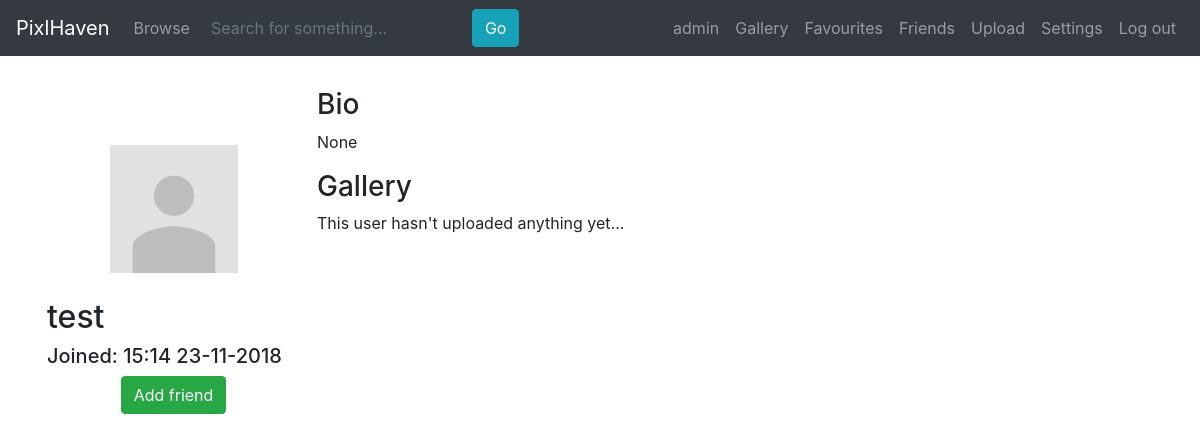
Page /user/test (signed in) on the earlier database version.
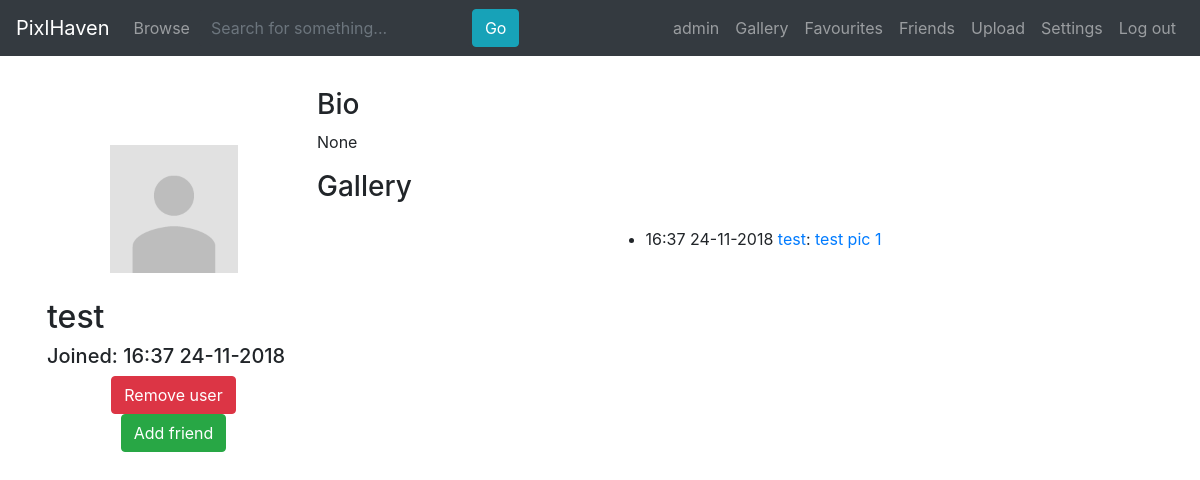
Same page on the later database version.
### tables this page shows
CREATE TABLE users (
            username TEXT NOT NULL,
            password TEXT NOT NULL,
            email TEXT NOT NULL,
            date_joined TEXT NOT NULL,
            rank INTEGER DEFAULT 0,
            description TEXT,
            PRIMARY KEY (username)
        );

CREATE TABLE gallery (
            username TEXT NOT NULL,
            date_uploaded TEXT NOT NULL,
            title TEXT NOT NULL,
            description TEXT,
            PRIMARY KEY (username, date_uploaded),
            FOREIGN KEY (username) REFERENCES users (username)
        );

### main.py (the view)
@app.route('/user/<urluser>')
def user(urluser=None):
    page_user = get_user(urluser)
    if not page_user:
        return redirect(url_for('home'))
    friends = None
    if logged_in():
        friends = database.get_friends(get_user()['username'])
    return render_template('user.html', pagetitle=urluser, user=get_user(), page_user=page_user, pictures=get_pictures(urluser), friends=friends)

### database.py (called while the page is built)
def get_user(username):
    table_get_user = 'SELECT username, password, email, date_joined, rank, description FROM users WHERE username = ?;'
    conn = sqlite3.connect(db_file)
    cur = conn.cursor()
    cur.execute(table_get_user, [username])
    u = cur.fetchone()
    cur.close()
    conn.commit()
    conn.close()
    if not u:
        return None
    return {
        'username': u[0],
        'password': u[1],
        'email': u[2],
        'date_joined': u[3],
        'rank': u[4],
        'description': u[5]
    }

def get_friends(username):
    table_get_friends = 'SELECT friend FROM friends WHERE username = ? ORDER BY date_added DESC;'
    conn = sqlite3.connect(db_file)
    cur = conn.cursor()
    cur.execute(table_get_friends, [username])
    friends = cur.fetchall()
    cur.close()
    conn.commit()
    conn.close()
    if not friends:
        return None
    output = []
    for f in friends:
        output.append(f[0])
    return output

def get_pictures(username=None):
    table_get_pictures = 'SELECT username, date_uploaded, title, description FROM gallery '
    if username:
        table_get_pictures += 'WHERE username = ? '
    table_get_pictures += 'ORDER BY date_uploaded DESC LIMIT 50;'
    conn = sqlite3.connect(db_file)
    cur = conn.cursor()
    if username:
        cur.execute(table_get_pictures, [username])
    else:
        cur.execute(table_get_pictures)
    pictures = cur.fetchall()
    cur.close()
    conn.commit()
    conn.close()
    if not pictures:
        return None
    output = []
    for p in pictures:
        output.append({
            'author': p[0],
            'date_uploaded': p[1],
            'title': p[2],
            'description': p[3]
        })
    return output

### main.py (called while the page is built)
def get_formatted_time(etime):
    return datetime.utcfromtimestamp(etime).strftime('%H:%M %d-%m-%Y')

def get_epoch_time(ftime):
    return time.mktime(time.strptime(ftime, '%Y%m%d%H%M%S'))

def logged_in():
    return 'username' in session

### templates/user.html
{% extends 'base.html' %}
{% block content %}
<div class="centre row">
    <div class="col form-centre">
        <div class="avatar avatar-medium row">
            <img src="{{ page_user['avatar'] }}">
        </div>
        <h2 class="row">{{ page_user['username'] }}</h2>
        <h5 class="row">Joined: {{ page_user['date_joined_formatted'] }}</h5>
        {% if user and user['rank'] == 2 %}
        <a href="{{ url_for('remove_user', urluser=page_user['username']) }}"><button class="btn btn-danger">Remove user</button></a>
        {% endif %}
        {% if not user %}
        <a href="{{ url_for('login') }}"><button class="btn btn-success">Add friend</button></a>
        {% else %}
        {% if user['username'] != page_user['username'] %}
        {% if not friends or friends and page_user['username'] not in friends %}
        <a href="{{ url_for('add_friend', urluser=page_user['username']) }}"><button class="btn btn-success">Add friend</button></a>
        {% else %}
        {% if friends and page_user['username'] in friends %}
        <a href="{{ url_for('remove_friend', urluser=page_user['username']) }}"><button class="btn btn-success">Remove friend</button></a>
        {% endif %}
        {% endif %}
        {% endif %}
        {% endif %}
    </div>
    <div class="col">
        <h3 class="row">Bio</h3>
        <p class="row">{{ page_user['description'] }}</p>
        <h3 class="row">Gallery</h3>
        {% if pictures %}
        <div class="col centre">
            <div class="row settings-centre">
                <ul>
                    {% for p in pictures %}
                    <li>{{ p['date_uploaded_formatted'] }} <a href="{{ url_for('user', urluser=p['author']) }}">{{ p['author'] }}</a>: <a href="{{ url_for('picture', urluser=p['author'], urltitle=p['date_uploaded']) }}">{{ p['title'] }}</a></li>
                    {% endfor %}
                </ul>
            </div>
        </div>
        {% else %}
        <p class="row">This user hasn't uploaded anything yet...</p>
        {% endif %}
    </div>
</div>
{% endblock %}

### templates/base.html (shortened to what this page needs)
<!DOCTYPE html>
<html>
	<head>
		<link rel="stylesheet" href="https://stackpath.bootstrapcdn.com/bootstrap/4.1.3/css/bootstrap.min.css">
		<link rel="stylesheet" href="{{ url_for('static', filename='css/base.css') }}">
	</head>
	<body>
		<nav class="navbar navbar-expand-lg navbar-dark bg-dark">
			<a class="navbar-brand" href="{{ url_for('home') }}">PixlHaven</a>
			<div class="collapse navbar-collapse" id="navbarSupportedContent">
				<ul class="navbar-nav mr-auto">
					<a class="nav-link" href="{{ url_for('browse') }}">Browse</a>
					<form class="navbar-form navbar-left form-inline my-2 my-lg-0" action="/search/" method="post" name="form">
						<div class="form-group">
							<input type="text" class="btn-dark form-search form-control" name="search" id="search" placeholder="Search for something...">
						</div>
						<button type="submit" name="submit" id="submit" class="btn btn-info">Go</button>
					</form>
				</ul>
				<ul class="navbar-nav">
					{% if user %}
					<a class="nav-link" href="{{ url_for('user', urluser=user['username']) }}">{{ user['username'] }}</a>
					<a class="nav-link" href="{{ url_for('gallery', urluser=user['username']) }}">Gallery</a>
					<a class="nav-link" href="{{ url_for('favourites', urluser=user['username']) }}">Favourites</a>
					<a class="nav-link" href="{{ url_for('friends', urluser=user['username']) }}">Friends</a>
					<a class="nav-link" href="{{ url_for('upload') }}">Upload</a>
					<a class="nav-link" href="{{ url_for('settings') }}">Settings</a>
					<a class="nav-link" href="{{ url_for('logout') }}">Log out</a>
					{% else %}
					<a class="nav-link" href="{{ url_for('login') }}">Log in</a>
					<a class="nav-link" href="{{ url_for('register') }}">Register</a>
					{% endif %}
				</ul>
			</div>
		</nav>
		<main role="main" class="container">
			{% block content %}
			{% endblock %}
		</main>
	</body>
</html>

### static/css/base.css (style rules this page uses)
main { margin: 32px }
.avatar { margin: 25px auto; overflow: hidden; position: relative; }
.avatar img { height: 100%; left: 50%; position: absolute; top: 50%; transform: translate(-50%, -50%); }
.avatar-medium { height: 128px; widows: 128px; }
.centre { text-align: center; }
.form-centre { display: inline-block; margin: 16px; max-width: 255px; padding: 16px; }
.settings-centre { display: inline-block; margin: 8px; max-width: 511px; padding: 8px; }

Differences in the rows shown:
changed users "admin": rank 0 → 2 (drawn)
added gallery: date_uploaded_formatted "16:37 24-11-2018", author "test", title "test pic 1"
Other differences:
{{ page_user['date_joined_formatted'] }}: "15:14 23-11-2018" → "16:37 24-11-2018"
text no longer shown: "This user hasn't uploaded anything yet..."
text now shown: "Remove user"
